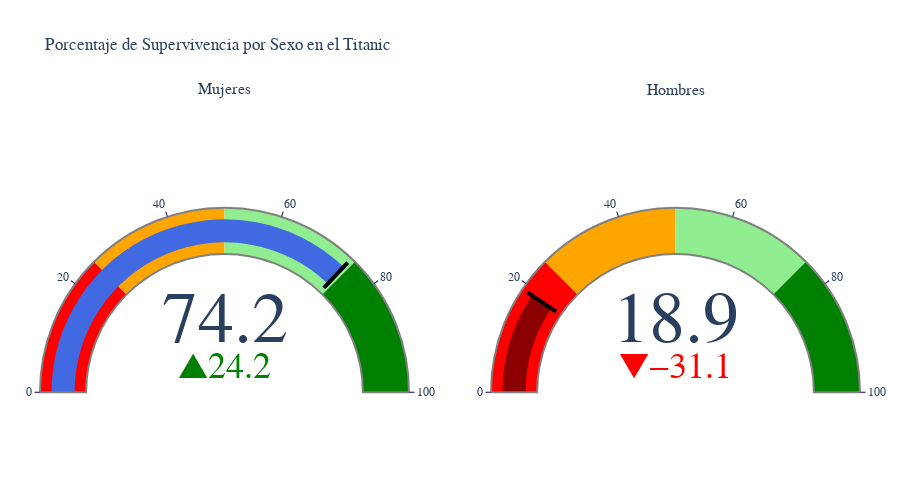

Write notebook code for a chart like this one.
### Code cell
# Importar módulos necesarios
from plotly.subplots import make_subplots
import plotly.graph_objects as go

# Asegurarse de que 'supervivientes_por_sexo' esté definido
if 'supervivientes_por_sexo' not in locals():
    supervivientes_por_sexo = df.groupby('Sex')['Survived'].agg(['count', 'sum', 'mean'])
    supervivientes_por_sexo.columns = ['Total', 'Supervivientes', 'Porcentaje']
    supervivientes_por_sexo['Porcentaje'] = supervivientes_por_sexo['Porcentaje'] * 100

# Crear un DataFrame basado en 'supervivientes_por_sexo'
df_sexo = supervivientes_por_sexo.copy()
df_sexo['No_Supervivientes'] = df_sexo['Total'] - df_sexo['Supervivientes']

# Crear un gráfico de indicadores semicirculares (gauge) para mostrar el porcentaje de supervivencia por sexo
fig = make_subplots(
    rows=1, cols=2,  # Crear una figura con 1 fila y 2 columnas
    specs=[[{"type": "indicator"}, {"type": "indicator"}]],  # Especificar que ambas subtramas son indicadores
    subplot_titles=("Mujeres", "Hombres")  # Títulos de las subtramas
)

# Indicador para mujeres
fig.add_trace(
    go.Indicator(
        mode="gauge+number+delta",  # Mostrar un gauge, el valor numérico y la diferencia respecto a un valor de referencia
        value=df_sexo.loc['female', 'Porcentaje'],  # Valor del porcentaje de supervivencia para mujeres
        delta={"reference": 50, "increasing": {"color": "green"}},  # Diferencia respecto al 50% con color verde si aumenta
        gauge={
            "axis": {"range": [0, 100], "tickwidth": 1, "tickcolor": "darkblue"},  # Configuración del eje del gauge
            "bar": {"color": "royalblue"},  # Color de la barra del gauge
            "bgcolor": "white",  # Fondo del gauge
            "borderwidth": 2, "bordercolor": "gray",  # Borde del gauge
            "steps": [  # Colores para diferentes rangos
                {"range": [0, 25], "color": "red"},
                {"range": [25, 50], "color": "orange"},
                {"range": [50, 75], "color": "lightgreen"},
                {"range": [75, 100], "color": "green"},
            ],
            "threshold": {  # Línea de umbral que indica el valor actual
                "line": {"color": "black", "width": 4},
                "thickness": 0.75,
                "value": df_sexo.loc['female', 'Porcentaje']
            }
        }
    ),
    row=1, col=1  # Ubicar el indicador en la primera fila y primera columna
)

# Indicador para hombres
fig.add_trace(
    go.Indicator(
        mode="gauge+number+delta",  # Similar al indicador de mujeres
        value=df_sexo.loc['male', 'Porcentaje'],  # Valor del porcentaje de supervivencia para hombres
        delta={"reference": 50, "decreasing": {"color": "red"}},  # Diferencia respecto al 50% con color rojo si disminuye
        gauge={
            "axis": {"range": [0, 100], "tickwidth": 1, "tickcolor": "darkblue"},
            "bar": {"color": "darkred"},
            "bgcolor": "white",
            "borderwidth": 2, "bordercolor": "gray",
            "steps": [
                {"range": [0, 25], "color": "red"},
                {"range": [25, 50], "color": "orange"},
                {"range": [50, 75], "color": "lightgreen"},
                {"range": [75, 100], "color": "green"},
            ],
            "threshold": {
                "line": {"color": "black", "width": 4},
                "thickness": 0.75,
                "value": df_sexo.loc['male', 'Porcentaje']
            }
        }
    ),
    row=1, col=2  # Ubicar el indicador en la primera fila y segunda columna
)

# Actualizar el diseño del gráfico
fig.update_layout(
    title_text="Porcentaje de Supervivencia por Sexo en el Titanic",  # Título del gráfico
    font={"family": "Arial", "size": 12},  # Configuración de la fuente
    height=500,  # Altura del gráfico
    margin=dict(t=100, b=0, l=40, r=40),  # Márgenes del gráfico
)

# Mostrar el gráfico
fig.show()

### Figure 1 — Plotly figure (JSON) as saved in the notebook; plotly's stock layout.template omitted (floating-point values rounded to 4 significant figures)
{"data": [{"delta": {"increasing": {"color": "green"}, "reference": 50}, "domain": {"x": [0, 0.45], "y": [0, 1]}, "gauge": {"axis": {"range": [0, 100], "tickcolor": "darkblue", "tickwidth": 1}, "bar": {"color": "royalblue"}, "bgcolor": "white", "bordercolor": "gray", "borderwidth": 2, "steps": [{"color": "red", "range": [0, 25]}, {"color": "orange", "range": [25, 50]}, {"color": "lightgreen", "range": [50, 75]}, {"color": "green", "range": [75, 100]}], "threshold": {"line": {"color": "black", "width": 4}, "thickness": 0.75, "value": 74.2}}, "mode": "gauge+number+delta", "type": "indicator", "value": 74.2}, {"delta": {"decreasing": {"color": "red"}, "reference": 50}, "domain": {"x": [0.55, 1], "y": [0, 1]}, "gauge": {"axis": {"range": [0, 100], "tickcolor": "darkblue", "tickwidth": 1}, "bar": {"color": "darkred"}, "bgcolor": "white", "bordercolor": "gray", "borderwidth": 2, "steps": [{"color": "red", "range": [0, 25]}, {"color": "orange", "range": [25, 50]}, {"color": "lightgreen", "range": [50, 75]}, {"color": "green", "range": [75, 100]}], "threshold": {"line": {"color": "black", "width": 4}, "thickness": 0.75, "value": 18.89}}, "mode": "gauge+number+delta", "type": "indicator", "value": 18.89}], "layout": {"annotations": [{"font": {"size": 16}, "showarrow": false, "text": "Mujeres", "x": 0.225, "xanchor": "center", "xref": "paper", "y": 1, "yanchor": "bottom", "yref": "paper"}, {"font": {"size": 16}, "showarrow": false, "text": "Hombres", "x": 0.775, "xanchor": "center", "xref": "paper", "y": 1, "yanchor": "bottom", "yref": "paper"}], "font": {"family": "Arial", "size": 12}, "height": 500, "margin": {"b": 0, "l": 40, "r": 40, "t": 100}, "title": {"text": "Porcentaje de Supervivencia por Sexo en el Titanic"}}}
